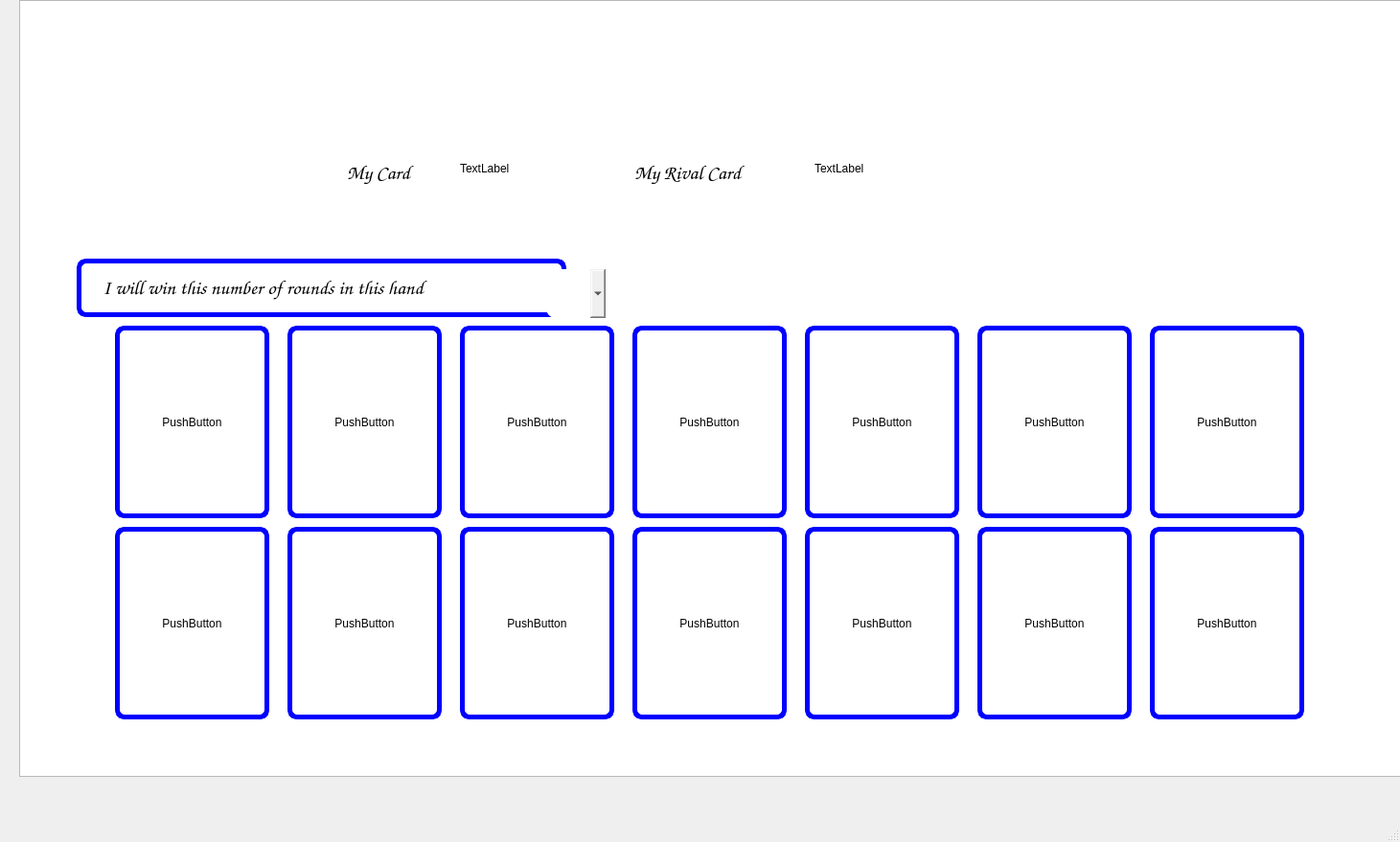
<?xml version="1.0" encoding="UTF-8"?>
<ui version="4.0">
 <class>SkullGame</class>
 <widget class="QMainWindow" name="SkullGame">
  <property name="geometry">
   <rect>
    <x>0</x>
    <y>0</y>
    <width>1461</width>
    <height>879</height>
   </rect>
  </property>
  <property name="windowTitle">
   <string>SkullGame</string>
  </property>
  <widget class="QWidget" name="centralwidget">
   <widget class="QTextEdit" name="textEdit">
    <property name="geometry">
     <rect>
      <x>20</x>
      <y>0</y>
      <width>1451</width>
      <height>811</height>
     </rect>
    </property>
    <property name="font">
     <font>
      <family>Verdana</family>
      <italic>true</italic>
      <bold>true</bold>
     </font>
    </property>
    <property name="styleSheet">
     <string notr="true">background-image: url(:/new/prefix1/gameGround.jpg);</string>
    </property>
    <property name="readOnly">
     <bool>true</bool>
    </property>
   </widget>
   <widget class="QPushButton" name="pushButton">
    <property name="geometry">
     <rect>
      <x>120</x>
      <y>340</y>
      <width>161</width>
      <height>201</height>
     </rect>
    </property>
    <property name="styleSheet">
     <string notr="true">background-image: url(:/new/prefix1/GameBackground.jpg);
border-bottom-color: rgb(0, 0, 127);
border-left-color: rgb(0, 0, 127);
border-right-color: rgb(0, 0, 127);
border-top-color: rgb(0, 0, 127);
border-color: rgb(0, 0, 127);
border:5px solid blue;
border-radius:10px;</string>
    </property>
    <property name="text">
     <string>PushButton</string>
    </property>
   </widget>
   <widget class="QPushButton" name="pushButton_2">
    <property name="geometry">
     <rect>
      <x>300</x>
      <y>340</y>
      <width>161</width>
      <height>201</height>
     </rect>
    </property>
    <property name="styleSheet">
     <string notr="true">background-image: url(:/new/prefix1/GameBackground.jpg);
border-bottom-color: rgb(0, 0, 127);
border-left-color: rgb(0, 0, 127);
border-right-color: rgb(0, 0, 127);
border-top-color: rgb(0, 0, 127);
border-color: rgb(0, 0, 127);
border:5px solid blue;
border-radius:10px;</string>
    </property>
    <property name="text">
     <string>PushButton</string>
    </property>
   </widget>
   <widget class="QPushButton" name="pushButton_3">
    <property name="geometry">
     <rect>
      <x>480</x>
      <y>340</y>
      <width>161</width>
      <height>201</height>
     </rect>
    </property>
    <property name="styleSheet">
     <string notr="true">background-image: url(:/new/prefix1/GameBackground.jpg);
border-bottom-color: rgb(0, 0, 127);
border-left-color: rgb(0, 0, 127);
border-right-color: rgb(0, 0, 127);
border-top-color: rgb(0, 0, 127);
border-color: rgb(0, 0, 127);
border:5px solid blue;
border-radius:10px;</string>
    </property>
    <property name="text">
     <string>PushButton</string>
    </property>
   </widget>
   <widget class="QPushButton" name="pushButton_4">
    <property name="geometry">
     <rect>
      <x>660</x>
      <y>340</y>
      <width>161</width>
      <height>201</height>
     </rect>
    </property>
    <property name="styleSheet">
     <string notr="true">background-image: url(:/new/prefix1/GameBackground.jpg);
border-bottom-color: rgb(0, 0, 127);
border-left-color: rgb(0, 0, 127);
border-right-color: rgb(0, 0, 127);
border-top-color: rgb(0, 0, 127);
border-color: rgb(0, 0, 127);
border:5px solid blue;
border-radius:10px;</string>
    </property>
    <property name="text">
     <string>PushButton</string>
    </property>
   </widget>
   <widget class="QPushButton" name="pushButton_5">
    <property name="geometry">
     <rect>
      <x>840</x>
      <y>340</y>
      <width>161</width>
      <height>201</height>
     </rect>
    </property>
    <property name="styleSheet">
     <string notr="true">background-image: url(:/new/prefix1/GameBackground.jpg);
border-bottom-color: rgb(0, 0, 127);
border-left-color: rgb(0, 0, 127);
border-right-color: rgb(0, 0, 127);
border-top-color: rgb(0, 0, 127);
border-color: rgb(0, 0, 127);
border:5px solid blue;
border-radius:10px;</string>
    </property>
    <property name="text">
     <string>PushButton</string>
    </property>
   </widget>
   <widget class="QPushButton" name="pushButton_6">
    <property name="geometry">
     <rect>
      <x>1020</x>
      <y>340</y>
      <width>161</width>
      <height>201</height>
     </rect>
    </property>
    <property name="styleSheet">
     <string notr="true">background-image: url(:/new/prefix1/GameBackground.jpg);
border-bottom-color: rgb(0, 0, 127);
border-left-color: rgb(0, 0, 127);
border-right-color: rgb(0, 0, 127);
border-top-color: rgb(0, 0, 127);
border-color: rgb(0, 0, 127);
border:5px solid blue;
border-radius:10px;</string>
    </property>
    <property name="text">
     <string>PushButton</string>
    </property>
   </widget>
   <widget class="QPushButton" name="pushButton_7">
    <property name="geometry">
     <rect>
      <x>1200</x>
      <y>340</y>
      <width>161</width>
      <height>201</height>
     </rect>
    </property>
    <property name="styleSheet">
     <string notr="true">background-image: url(:/new/prefix1/GameBackground.jpg);
border-bottom-color: rgb(0, 0, 127);
border-left-color: rgb(0, 0, 127);
border-right-color: rgb(0, 0, 127);
border-top-color: rgb(0, 0, 127);
border-color: rgb(0, 0, 127);
border:5px solid blue;
border-radius:10px;</string>
    </property>
    <property name="text">
     <string>PushButton</string>
    </property>
   </widget>
   <widget class="QPushButton" name="pushButton_8">
    <property name="geometry">
     <rect>
      <x>120</x>
      <y>550</y>
      <width>161</width>
      <height>201</height>
     </rect>
    </property>
    <property name="styleSheet">
     <string notr="true">background-image: url(:/new/prefix1/GameBackground.jpg);
border-bottom-color: rgb(0, 0, 127);
border-left-color: rgb(0, 0, 127);
border-right-color: rgb(0, 0, 127);
border-top-color: rgb(0, 0, 127);
border-color: rgb(0, 0, 127);
border:5px solid blue;
border-radius:10px;</string>
    </property>
    <property name="text">
     <string>PushButton</string>
    </property>
   </widget>
   <widget class="QPushButton" name="pushButton_9">
    <property name="geometry">
     <rect>
      <x>300</x>
      <y>550</y>
      <width>161</width>
      <height>201</height>
     </rect>
    </property>
    <property name="styleSheet">
     <string notr="true">background-image: url(:/new/prefix1/GameBackground.jpg);
border-bottom-color: rgb(0, 0, 127);
border-left-color: rgb(0, 0, 127);
border-right-color: rgb(0, 0, 127);
border-top-color: rgb(0, 0, 127);
border-color: rgb(0, 0, 127);
border:5px solid blue;
border-radius:10px;</string>
    </property>
    <property name="text">
     <string>PushButton</string>
    </property>
   </widget>
   <widget class="QPushButton" name="pushButton_10">
    <property name="geometry">
     <rect>
      <x>480</x>
      <y>550</y>
      <width>161</width>
      <height>201</height>
     </rect>
    </property>
    <property name="styleSheet">
     <string notr="true">background-image: url(:/new/prefix1/GameBackground.jpg);
border-bottom-color: rgb(0, 0, 127);
border-left-color: rgb(0, 0, 127);
border-right-color: rgb(0, 0, 127);
border-top-color: rgb(0, 0, 127);
border-color: rgb(0, 0, 127);
border:5px solid blue;
border-radius:10px;</string>
    </property>
    <property name="text">
     <string>PushButton</string>
    </property>
   </widget>
   <widget class="QPushButton" name="pushButton_11">
    <property name="geometry">
     <rect>
      <x>660</x>
      <y>550</y>
      <width>161</width>
      <height>201</height>
     </rect>
    </property>
    <property name="styleSheet">
     <string notr="true">background-image: url(:/new/prefix1/GameBackground.jpg);
border-bottom-color: rgb(0, 0, 127);
border-left-color: rgb(0, 0, 127);
border-right-color: rgb(0, 0, 127);
border-top-color: rgb(0, 0, 127);
border-color: rgb(0, 0, 127);
border:5px solid blue;
border-radius:10px;</string>
    </property>
    <property name="text">
     <string>PushButton</string>
    </property>
   </widget>
   <widget class="QPushButton" name="pushButton_12">
    <property name="geometry">
     <rect>
      <x>840</x>
      <y>550</y>
      <width>161</width>
      <height>201</height>
     </rect>
    </property>
    <property name="styleSheet">
     <string notr="true">background-image: url(:/new/prefix1/GameBackground.jpg);
border-bottom-color: rgb(0, 0, 127);
border-left-color: rgb(0, 0, 127);
border-right-color: rgb(0, 0, 127);
border-top-color: rgb(0, 0, 127);
border-color: rgb(0, 0, 127);
border:5px solid blue;
border-radius:10px;</string>
    </property>
    <property name="text">
     <string>PushButton</string>
    </property>
   </widget>
   <widget class="QPushButton" name="pushButton_13">
    <property name="geometry">
     <rect>
      <x>1020</x>
      <y>550</y>
      <width>161</width>
      <height>201</height>
     </rect>
    </property>
    <property name="styleSheet">
     <string notr="true">background-image: url(:/new/prefix1/GameBackground.jpg);
border-bottom-color: rgb(0, 0, 127);
border-left-color: rgb(0, 0, 127);
border-right-color: rgb(0, 0, 127);
border-top-color: rgb(0, 0, 127);
border-color: rgb(0, 0, 127);
border:5px solid blue;
border-radius:10px;</string>
    </property>
    <property name="text">
     <string>PushButton</string>
    </property>
   </widget>
   <widget class="QPushButton" name="pushButton_14">
    <property name="geometry">
     <rect>
      <x>1200</x>
      <y>550</y>
      <width>161</width>
      <height>201</height>
     </rect>
    </property>
    <property name="styleSheet">
     <string notr="true">background-image: url(:/new/prefix1/GameBackground.jpg);
border-bottom-color: rgb(0, 0, 127);
border-left-color: rgb(0, 0, 127);
border-right-color: rgb(0, 0, 127);
border-top-color: rgb(0, 0, 127);
border-color: rgb(0, 0, 127);
border:5px solid blue;
border-radius:10px;</string>
    </property>
    <property name="text">
     <string>PushButton</string>
    </property>
   </widget>
   <widget class="QLabel" name="label">
    <property name="geometry">
     <rect>
      <x>480</x>
      <y>80</y>
      <width>151</width>
      <height>191</height>
     </rect>
    </property>
    <property name="styleSheet">
     <string notr="true">border-image: url(:/new/prefix1/CardFrame.jpg);
border-radius:10px;</string>
    </property>
    <property name="text">
     <string>TextLabel</string>
    </property>
   </widget>
   <widget class="QLabel" name="label_2">
    <property name="geometry">
     <rect>
      <x>850</x>
      <y>80</y>
      <width>151</width>
      <height>191</height>
     </rect>
    </property>
    <property name="styleSheet">
     <string notr="true">border-image: url(:/new/prefix1/CardFrame.jpg);
border-radius:10px;</string>
    </property>
    <property name="text">
     <string>TextLabel</string>
    </property>
   </widget>
   <widget class="QLabel" name="label_3">
    <property name="geometry">
     <rect>
      <x>80</x>
      <y>270</y>
      <width>511</width>
      <height>61</height>
     </rect>
    </property>
    <property name="font">
     <font>
      <family>Comic Sans MS</family>
      <pointsize>16</pointsize>
      <bold>false</bold>
     </font>
    </property>
    <property name="styleSheet">
     <string notr="true">border-image: url(:/new/prefix1/GameBackground.jpg);
alternate-background-color: rgb(0, 0, 0);
color: rgb(11, 0, 73);
color: rgb(85, 0, 255);
border:5px solid blue;
border-radius:10px;
color: rgb(0, 0, 0);</string>
    </property>
    <property name="text">
     <string>    I will win this number of rounds in this hand</string>
    </property>
   </widget>
   <widget class="QComboBox" name="comboBox">
    <property name="geometry">
     <rect>
      <x>570</x>
      <y>281</y>
      <width>62</width>
      <height>51</height>
     </rect>
    </property>
    <property name="font">
     <font>
      <family>Comic Sans MS</family>
      <pointsize>22</pointsize>
     </font>
    </property>
    <property name="styleSheet">
     <string notr="true">border-image: url(:/new/prefix1/GameBackground.jpg);
color: rgb(0, 0, 0);
border-radius:10px;</string>
    </property>
    <item>
     <property name="text">
      <string/>
     </property>
    </item>
    <item>
     <property name="text">
      <string>1</string>
     </property>
    </item>
    <item>
     <property name="text">
      <string>2</string>
     </property>
    </item>
    <item>
     <property name="text">
      <string>3</string>
     </property>
    </item>
    <item>
     <property name="text">
      <string>4</string>
     </property>
    </item>
    <item>
     <property name="text">
      <string>5</string>
     </property>
    </item>
    <item>
     <property name="text">
      <string>6</string>
     </property>
    </item>
    <item>
     <property name="text">
      <string>7</string>
     </property>
    </item>
   </widget>
   <widget class="QLineEdit" name="lineEdit">
    <property name="geometry">
     <rect>
      <x>360</x>
      <y>150</y>
      <width>113</width>
      <height>61</height>
     </rect>
    </property>
    <property name="font">
     <font>
      <family>Comic Sans MS</family>
      <pointsize>16</pointsize>
      <bold>false</bold>
     </font>
    </property>
    <property name="styleSheet">
     <string notr="true">border-image: url(:/new/prefix1/GameBackground.jpg);
border-radius:10px;</string>
    </property>
    <property name="text">
     <string>My Card</string>
    </property>
   </widget>
   <widget class="QLineEdit" name="lineEdit_2">
    <property name="geometry">
     <rect>
      <x>660</x>
      <y>150</y>
      <width>181</width>
      <height>61</height>
     </rect>
    </property>
    <property name="font">
     <font>
      <family>Comic Sans MS</family>
      <pointsize>16</pointsize>
      <bold>false</bold>
     </font>
    </property>
    <property name="styleSheet">
     <string notr="true">border-image: url(:/new/prefix1/GameBackground.jpg);
border-radius:10px;</string>
    </property>
    <property name="text">
     <string>My Rival Card</string>
    </property>
   </widget>
  </widget>
  <widget class="QMenuBar" name="menubar">
   <property name="geometry">
    <rect>
     <x>0</x>
     <y>0</y>
     <width>1461</width>
     <height>19</height>
    </rect>
   </property>
  </widget>
  <widget class="QStatusBar" name="statusbar"/>
 </widget>
 <resources/>
 <connections/>
</ui>
